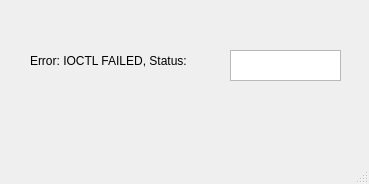
<?xml version="1.0" encoding="UTF-8"?>
<ui version="4.0">
 <class>MainWindow</class>
 <widget class="QMainWindow" name="MainWindow">
  <property name="geometry">
   <rect>
    <x>0</x>
    <y>0</y>
    <width>369</width>
    <height>184</height>
   </rect>
  </property>
  <property name="windowTitle">
   <string>MainWindow</string>
  </property>
  <widget class="QWidget" name="centralwidget">
   <widget class="QLabel" name="label">
    <property name="geometry">
     <rect>
      <x>30</x>
      <y>30</y>
      <width>191</width>
      <height>61</height>
     </rect>
    </property>
    <property name="font">
     <font>
      <pointsize>9</pointsize>
     </font>
    </property>
    <property name="text">
     <string>Error: IOCTL FAILED, Status:</string>
    </property>
   </widget>
   <widget class="QTextBrowser" name="ioctl_error_textBrowser">
    <property name="geometry">
     <rect>
      <x>230</x>
      <y>50</y>
      <width>111</width>
      <height>31</height>
     </rect>
    </property>
   </widget>
  </widget>
  <widget class="QMenuBar" name="menubar">
   <property name="geometry">
    <rect>
     <x>0</x>
     <y>0</y>
     <width>369</width>
     <height>26</height>
    </rect>
   </property>
  </widget>
  <widget class="QStatusBar" name="statusbar"/>
 </widget>
 <resources/>
 <connections/>
</ui>
